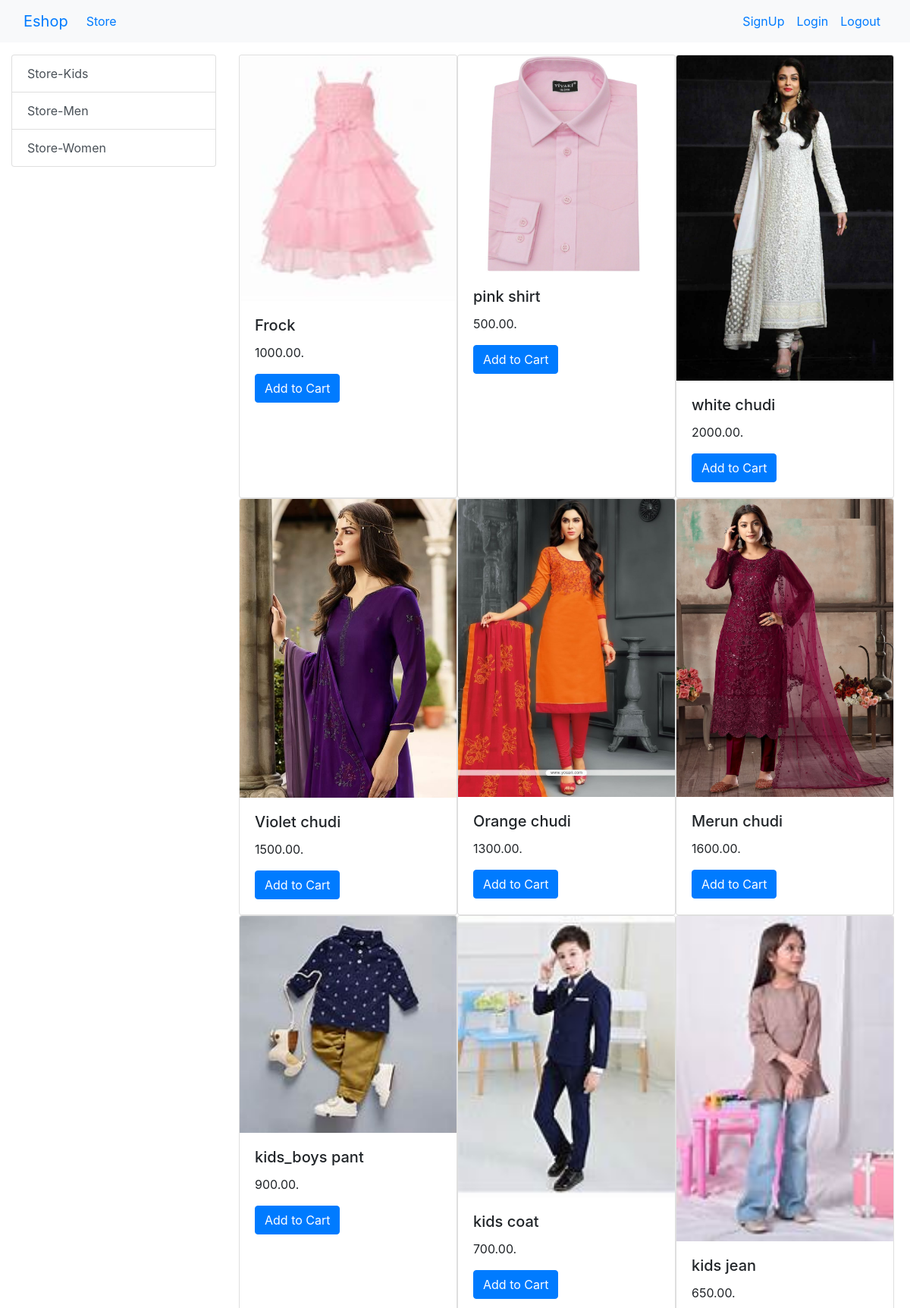
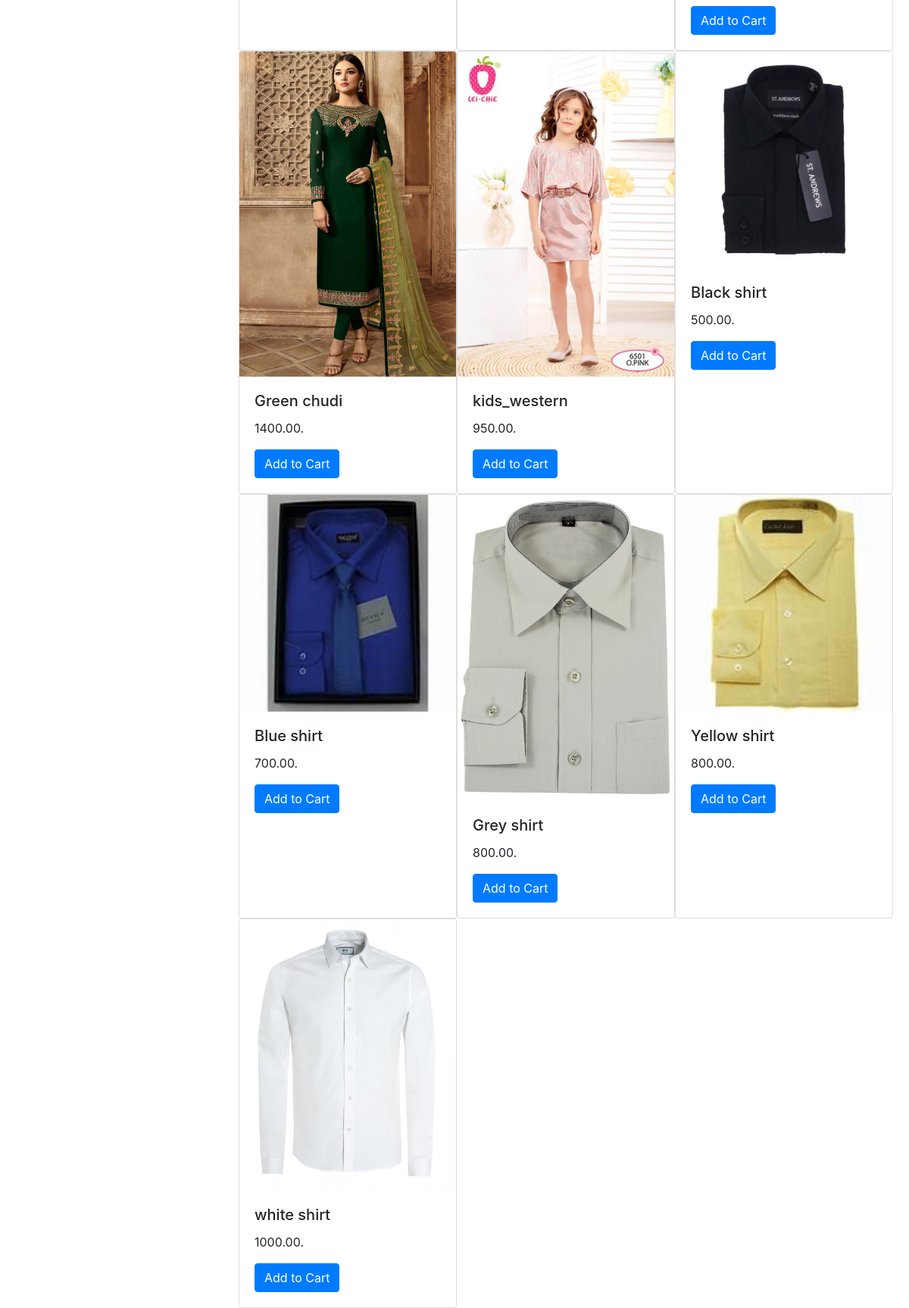
The page / on the database its author committed (2 pictures, top to bottom).
### Store/models/category.py (models this page shows)
class Category(models.Model):
    name=models.CharField(max_length=255)
    def __str__(self):
        return self.name
    @staticmethod
    def get_all_categories():
        return Category.objects.all()

### Store/models/product.py (models this page shows, shortened)
class Product(models.Model):
    name=models.CharField(max_length=50)
    description=models.TextField()
    price=models.DecimalField(max_digits=10,decimal_places=2)
    image=models.ImageField(upload_to='upload/products/')
    category=models.ForeignKey(Category,on_delete=models.CASCADE,default=1) # map caegory in product to delete and easya accesible for user
    def __str__(self):
        return self.name
    @staticmethod
    def get_all_products():
        return Product.objects.all()

### Store/views.py (the view)
# urls.py: path('', views.index, name='homepage'),
def index(request):
    products=None
    categories=None
    categories = Category.get_all_categories()
    categoryid=request.GET.get('category')
    if categoryid:
        products=Product.get_all_products_by_categoriesid(categoryid)
    else:
        products=Product.get_all_products()
    data = {}
    data['products']=products
    data['categories']=categories
    print(products)
    print(categories)
    return render(request, 'index.html', data)

### Store/templates/index.html
{% extends "base.html" %}
{% block content %}
<div class='container-fluid mt-3'>
  <div class="row">
  <div class="col-lg-3 mx-auto">
  <div class="list-group">
    {% for category in categories %}
    <a href="/?category={{ category.id }}" class="list-group-item list-group-item-action">{{ category.name }}</a>
    {% endfor %}
  </div>
  </div>
  <div id="products" class="col-lg-9">
<div class='row mx-auto'>
    {% for product in products %}
    <div class="card" style="width: 18rem;">
        <img class="card-img-top" src="{{ product.image.url }}" alt="Card image cap">
        <div class="card-body">
          <h5 class="card-title">{{ product.name }}</h5>
          <p class="card-text">{{ product.price }}.</p>
          <a href="#" class="btn btn-primary">Add to Cart</a>
        </div>
    </div>
    {% endfor %}
</div>
</div>
  </div>
</div>
{% endblock %}

### Store/templates/base.html (shortened to what this page needs)
<!DOCTYPE html>
<html lang="en">
<head>
    <link rel="stylesheet" href="https://cdn.jsdelivr.net/npm/bootstrap@4.0.0/dist/css/bootstrap.min.css">
</head>
<body>
    <nav class="navbar navbar-expand-lg bg-light">
        <div class="container-fluid">
            <a class="navbar-brand" href="#">Eshop</a>
                <ul class="navbar-nav">
                    <li class="nav-item">
                    <a class="nav-link" href="#">Store</a>
                    </li>
                </ul>
                <ul class="navbar-nav ml-auto">
                    <li class="nav-item">
                        <a class="nav-link" href="/signup">SignUp</a>
                    </li>
                    <li class="nav-item">
                        <a class="nav-link" href="{% url 'login' %}">Login</a>
                    </li>
                    <li class="nav-item">
                        <a class="nav-link" href="{% url 'logout' %}">Logout</a>
                    </li>
                </ul>
            </div>
    </nav>
    {% block content %}
    {% endblock %}
</body>
</html>
</body>
</html>

### rows shown on the page
Category: name "Store-Kids"
Category: name "Store-Men"
Category: name "Store-Women"
Product: image (picture), name "Frock", price "1000.00"
Product: image (picture), name "pink shirt", price "500.00"
Product: image (picture), name "white chudi", price "2000.00"
Product: image (picture), name "Violet chudi", price "1500.00"
Product: image (picture), name "Orange chudi", price "1300.00"
Product: image (picture), name "Merun chudi", price "1600.00"
Product: image (picture), name "kids_boys pant", price "900.00"
Product: image (picture), name "kids coat", price "700.00"
Product: image (picture), name "kids jean", price "650.00"
Product: image (picture), name "Green chudi", price "1400.00"
Product: image (picture), name "kids_western", price "950.00"
Product: image (picture), name "Black shirt", price "500.00"
Product: image (picture), name "Blue shirt", price "700.00"
Product: image (picture), name "Grey shirt", price "800.00"
Product: image (picture), name "Yellow shirt", price "800.00"
Product: image (picture), name "white shirt", price "1000.00"
